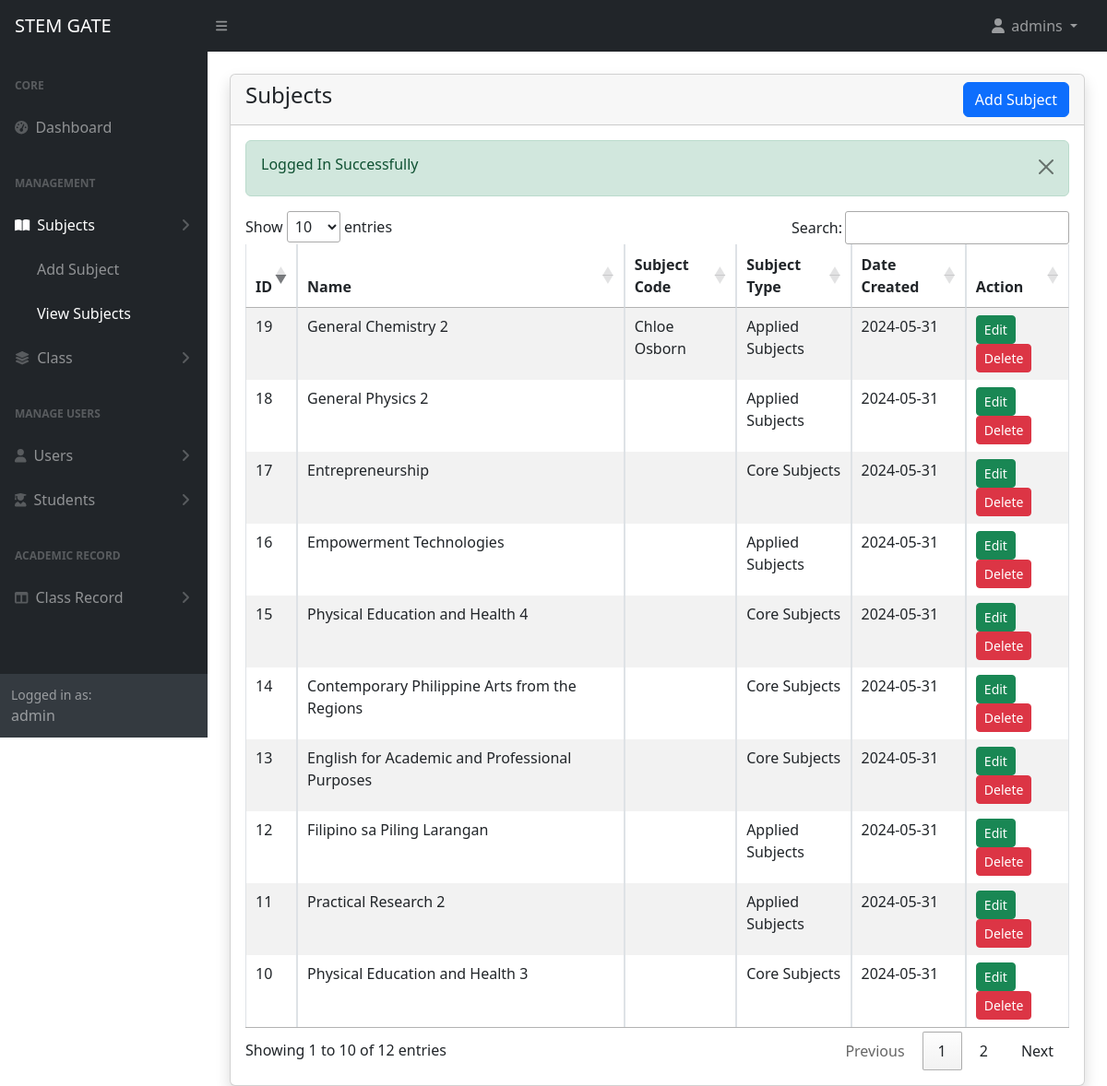
/admin/subjects.php (signed in), run on the app's committed database.
### tables this page shows
CREATE TABLE `subjects` (
  `id` int(11) NOT NULL,
  `name` varchar(191) NOT NULL,
  `subject_code` varchar(191) DEFAULT NULL,
  `subject_type` tinyint(1) NOT NULL,
  `created_at` timestamp NOT NULL DEFAULT current_timestamp()
);

### admin/subjects.php (the view, shortened to what this page needs)
<?php include('includes/header.php') ?>
<div class="container-fluid px-4">
    <div class="card mt-4 shadow">
        <div class="card-header">
            <h4 class="mb-0">Subjects
                <a href="subjects-create.php" class="btn btn-primary float-end">Add Subject</a>
            </h4>
        </div>
        <div class="card-body">
            <?php
            $subjects = getAll('subjects');
            if (mysqli_num_rows($subjects) > 0) {
            ?>
                <div class="table-responsive">
                    <table class="table table-striped table-bordered" id="subjects_table">
                        <thead>
                            <tr>
                                <th>ID</th>
                                <th>Name</th>
                                <th>Subject Code</th>
                                <th>Subject Type</th>
                                <th>Date Created</th>
                                <th>Action</th>
                            </tr>
                        </thead>
                        <tbody>
                            <?php foreach ($subjects as  $item) : ?>
                                <tr>
                                    <td><?= $item['id'] ?></td>
                                    <td><?= $item['name'] ?></td>
                                    <td><?= $item['subject_code'] ?></td>
                                    <td>
                                        <?php
                                        if ($item['subject_type'] == 1) {
                                            echo 'Core Subjects';
                                        } elseif ($item['subject_type'] == 2) {
                                            echo 'Applied Subjects';
                                        } elseif ($item['subject_type'] == 3) {
                                            echo 'Specialized Subjects';
                                        } else {
                                            echo 'Unknown';
                                        }
                                        ?>
                                    </td>
                                    <td><?= convertToDateOnly($item['created_at']) ?></td>
                                    <td>
                                        <a href="subjects-edit.php?id=<?= $item['id']; ?>" class="btn btn-success btn-sm">Edit</a>
                                        <a href="subjects-delete.php?id=<?= $item['id']; ?>" class="btn btn-danger btn-sm" onclick="return confirm('Are you sure you want to delete this data?')">Delete</a>
                                    </td>
                                </tr>
                            <?php endforeach; ?>
                        </tbody>
                    </table>
                </div>
            <?php
            } else {
            ?>
                <h4 class="mb-0">No Record found</h4>
            <?php
            }
            ?>
        </div>
    </div>
</div>
<?php include('includes/footer.php') ?>

### data on the page
subjects: id "10", name "Physical Education and Health 3", subject_type "Core Subjects", created_at "2024-05-31"
subjects: id "11", name "Practical Research 2", subject_type "Applied Subjects", created_at "2024-05-31"
subjects: id "12", name "Filipino sa Piling Larangan", subject_type "Applied Subjects", created_at "2024-05-31"
subjects: id "13", name "English for Academic and Professional Purposes", subject_type "Core Subjects", created_at "2024-05-31"
subjects: id "14", name "Contemporary Philippine Arts from the Regions", subject_type "Core Subjects", created_at "2024-05-31"
subjects: id "15", name "Physical Education and Health 4", subject_type "Core Subjects", created_at "2024-05-31"
subjects: id "16", name "Empowerment Technologies", subject_type "Applied Subjects", created_at "2024-05-31"
subjects: id "17", name "Entrepreneurship", subject_type "Core Subjects", created_at "2024-05-31"
subjects: id "18", name "General Physics 2", subject_type "Applied Subjects", created_at "2024-05-31"
subjects: id "19", name "General Chemistry 2", subject_code "Chloe Osborn", subject_type "Applied Subjects", created_at "2024-05-31"

### other printed values
$_SESSION['loggedInUser']['name'] "admins"
$_SESSION['loggedInUser']['username'] "admin"
$_SESSION['status'] "Logged In Successfully"
